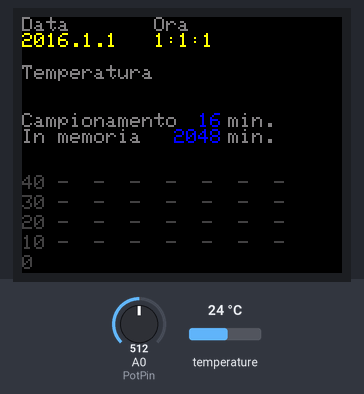
The sketch below on a simulated Arduino Uno, built with avr-gcc and run on an emulated ATmega328P. Parts: 160×128 colour display. The inputs (shaded band) are chosen by the test bench; at power-on: temperature 24 °C, A0 (PotPin) = 512. What the sketch prints to the serial monitor is not drawn.

Above: at 3.6 s.
3.7 s: temperature set to 12 °C
At 7.4 s:
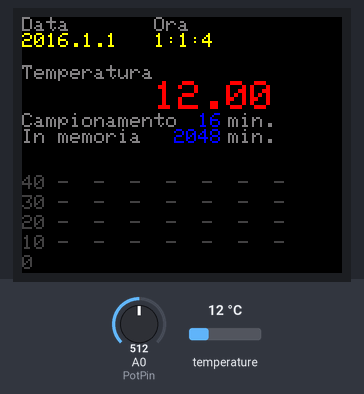
7.7 s: A0 (PotPin) set to 716
At 8.4 s:
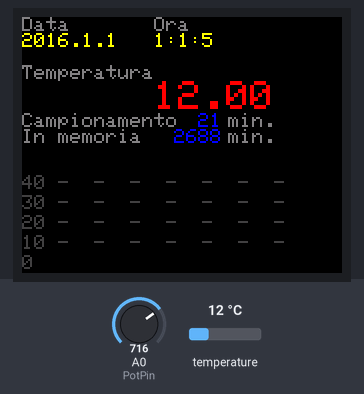
10.9 s: temperature set to 19 °C
At 13.7 s:
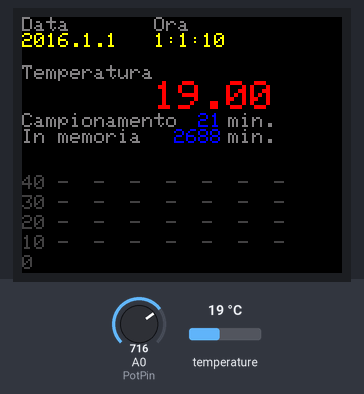
15.7 s: A0 (PotPin) set to 900
At 17.0 s:
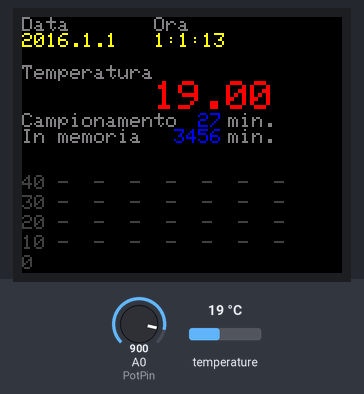
18.9 s: temperature set to 28 °C
At 21.2 s:
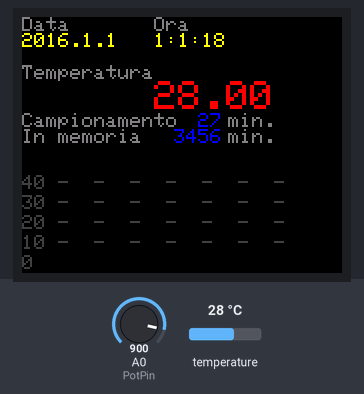
23.6 s: A0 (PotPin) set to 1023
At 24.4 s:
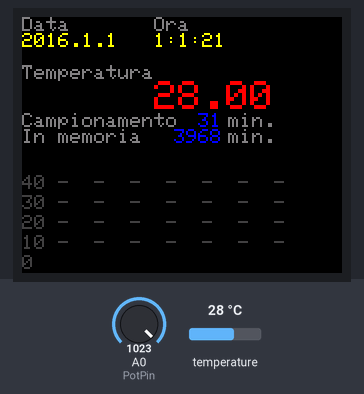
Timing chart, 0 to 26.6 s (numbered marks = the images above; inputs shaded):
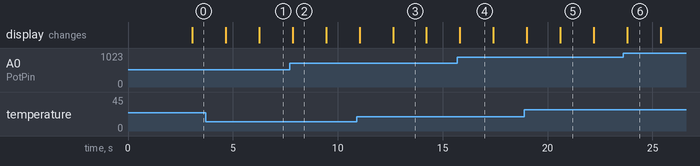

The sketch:

porthable_awle.ino
```cpp
/*
 * Programma per la lettura di una sonda di Temperatura.
 * Oltre alla visualizzazione su schermo TFT LCD dei valori in formato testo,
 * viene realizzato un grafico temporale, con l'ausilio di un ESP8266.
 * Tramite quest'ultimo, i dati delle letture verranno inviati ad un MQTT Broker.
 *
 * Versione OneWire w/ MQTT: porthable AWLE
 * . ATMEGA
 * . DS18B20 (1 Wire)
 * . LCD TFT 1,44"
 * . ESP8266 su seriale standard arduino
 * . Potenziometro per regolazione tempi grafico
 */

#include <TFT.h>  // Arduino LCD library
//#include <SPI.h>
//#include <dht11.h>  // Cambio libreria
//#include <DS1302RTC.h>
//#include <Time.h>
//#include <SoftwareSerial.h> // ESP8266
#include <TimeLib.h>        // Libreria per gestione data/ora
#include <OneWire.h>

// TFT LCD
// pin definition for the LCD (Uno, Nano)
#define cs   10
#define dc   8
#define rst  9

// create an instance of the library
TFT TFTscreen = TFT(cs, dc, rst);

// DHT11, Sensore di temperatura e umidita`
//dht11 DHT;
//#define DHT11_PIN 4

OneWire  ds(4);  // on pin 4 (a 4.7K resistor is necessary)

//int ReadHumidity = 0;
float ReadTemperature = 0;
//int Humidity = 0;
float Temperature = 0;
//int MemReadHumidity = 0;
float MemReadTemperature = 0;
//int MemHumidity = 0;
float MemTemperature = 0;

// Init the DS1302
// Set pins:  CE, IO,CLK
//DS1302RTC RTC(5, 6, 7);

// ESP8266
//SoftwareSerial espSerial(2,3); // RX e` il 2,TX e` il 3, collegati a ESP8266

/*
 * Variabili accessorie per stampe sul display e memorizzazioni
 */
// char array to print to the screen, only Humidity & Temperature ?
char SensorTPrintout[6];
//char SensorHPrintout[3];
char DataPrintout[11];
char TimePrintout[9];

// e memorie ..
//char MemSensorHPrintout[6];
char MemSensorTPrintout[6];
char MemDataPrintout[11];
char MemTimePrintout[9];

int Day = 1;
int Month = 1;
int Year = 2016;
int Hours = 1;
int Minutes = 1;
int Seconds = 1;
int MemSeconds = 0;
int MemMinutes = 1;
int MemHours = 0; // Aggiunta per aggiornamento dell'orario (che non funziona bene ?)
int MemDay = 0;

// int array per creazione grafico
/*
 * Ho dovuto usare degli interi, sia per limitare l'uso di memoria
 * che per ragioni pratiche di stampa del grafico tramite accensione
 * dei pixel dello schermo LCD
 */
int ArrayTemperature[128];
//int ArrayHumidity[128];
int CycleArray = 0; // Valori ciclici da 0 a 127

//Variabili per Potenziometro
int PotPin = A0;
int PotValue = 0;
int TimeGraph = 0;
int MemTimeGraph = 0;
char TimeGraphPrintout[3];
char MemTimeGraphPrintout[3];
// e Grafico
char TotalTimeGraphPrintout[5];
char MemTotalTimeGraphPrintout[5];


void writeTextStatic() {
  /*
   * Le lettere sono alte 7 e larghe 5
   * Quindi considerare 6 di occupazione orizzontale
  */
  // write the static text to the screen
  // set the font color to gray
  TFTscreen.stroke(128, 128, 128);
  // set the font size
  TFTscreen.setTextSize(1);
  // write the text to the top left corner of the screen
  // write the text
  TFTscreen.text("Data       Ora", 0, 0);
  // write the text
  TFTscreen.text("Temperatura", 0, 24);
  // write the text
  TFTscreen.text("Campionamento", 0, 48);
  // write the text
  TFTscreen.text("min.", 103, 48);
  // write the text
  TFTscreen.text("In memoria", 0, 56);
  // write the text
  TFTscreen.text("min.", 103, 56);
  /*
   * Volevo mettere delle tacche, ha senso ?
   * .. write ..
   */
  TFTscreen.stroke(64, 64, 64);  // gray 75%
  //TFTscreen.text("50 -  -  -  -  -  -  -", 0, 69);
  TFTscreen.text("40 -  -  -  -  -  -  -", 0, 79);
  TFTscreen.text("30 -  -  -  -  -  -  -", 0, 89);
  TFTscreen.text("20 -  -  -  -  -  -  -", 0, 99);
  TFTscreen.text("10 -  -  -  -  -  -  -", 0, 109);
  TFTscreen.text("0", 0, 119);

  // set the font color to white
  TFTscreen.stroke(128, 128, 128);
  // set the font size
  TFTscreen.setTextSize(2);
  // write the text
  //TFTscreen.text("%\n ", 103, 16);
  // write the text
  //TFTscreen.text("C\n ", 103, 32);  // Non lo metto, per ragioni "estetiche"

}

/*
 * Era usata dalla RTC, non serve ora.
void print2digits(int number) {
  if (number >= 0 && number < 10)
    Serial.write('0');
  Serial.print(number);
}
 */

void setup() {

  /*
  * Visto che si avvia sempre con orario 1970 ....
  * fisso una data che permetta il corretto funzionamento,
  * altrimenti il grafico inizia sempre all'accensione,
  * mentre deve rispettare la mezz'ora impostata.
  *
  * setTime(Ora,Minuti,Secondi,Giorno,Mese,Anno);
  */
  setTime(Hours,Minutes,Seconds,Day,Month,Year); // alternative to above, yr is 2 or 4 digit yr (2010 or 10 sets year to 2010)

  // Setup Serial connection
  Serial.begin(9600);

  //Serial.println("Serial.begin(9600)");

  // Setup serial ESP8266
  //espSerial.begin(9600);
  //Serial.println("espSerial.begin(9600)");

  //espSerial.setTimeout(15000);

/*
  Serial.println("DS1302RTC Read Test");
  Serial.println("-------------------");

  // Activate RTC module
  Serial.println("RTC module activated");
  Serial.println();
  delay(500);

  if (RTC.haltRTC()) {
    Serial.println("The DS1302 is stopped.  Please run the SetTime");
    Serial.println("example to initialize the time and begin running.");
    Serial.println();
  }
  if (!RTC.writeEN()) {
    Serial.println("The DS1302 is write protected. This normal.");
    Serial.println();
  }
*/

  // TFT
  // Put this line at the beginning of every sketch that uses the GLCD:
  TFTscreen.begin();

  // clear the screen with a black background
  TFTscreen.background(0, 0, 0);

  writeTextStatic();

  delay(2000);
  //Serial.println("* END setup! *");

}

void loop() {

  //Serial.println("* Start LOOP *");
/*
  //RTC
  tmElements_t tm;

  Serial.print("UNIX Time: ");
  Serial.print(RTC.get());

  if (! RTC.read(tm)) {
    Serial.print("  Time = ");
    print2digits(tm.Hour);
    Serial.write(':');
    print2digits(tm.Minute);
    Serial.write(':');
    print2digits(tm.Second);
    Serial.print(", Date (D/M/Y) = ");
    Serial.print(tm.Day);
    Serial.write('/');
    Serial.print(tm.Month);
    Serial.write('/');
    Serial.print(tmYearToCalendar(tm.Year));
    Serial.print(", DoW = ");
    Serial.print(tm.Wday);
    Serial.println();
  } else {
    Serial.println("DS1302 read error!  Please check the circuitry.");
    Serial.println();
    delay(9000);
  }
*/

/* Ho eliminato totalmente la parte DHT11 */

  /* DS18x20 */
  byte i;
  byte present = 0;
  byte type_s;
  byte data[12];
  byte addr[8];
  float celsius, fahrenheit;

  if ( !ds.search(addr)) {
    //Serial.println("No more addresses.");
    //Serial.println();
    ds.reset_search();
    delay(250);
    return;
  }

  //Serial.print("ROM =");
  //for( i = 0; i < 8; i++) {
  //  Serial.write(' ');
  //  Serial.print(addr[i], HEX);
  //}

  //if (OneWire::crc8(addr, 7) != addr[7]) {
  //    Serial.println("CRC is not valid!");
  //    return;
  //}
  //Serial.println();

  // the first ROM byte indicates which chip
  switch (addr[0]) {
    case 0x10:
      //Serial.println("  Chip = DS18S20");  // or old DS1820
      type_s = 1;
      break;
    case 0x28:
      //Serial.println("  Chip = DS18B20");
      type_s = 0;
      break;
    case 0x22:
      //Serial.println("  Chip = DS1822");
      type_s = 0;
      break;
    default:
      //Serial.println("Device is not a DS18x20 family device.");
      return;
  }

  ds.reset();
  ds.select(addr);
  ds.write(0x44, 1);        // start conversion, with parasite power on at the end

  delay(1000);     // maybe 750ms is enough, maybe not
  // we might do a ds.depower() here, but the reset will take care of it.

  present = ds.reset();
  ds.select(addr);
  ds.write(0xBE);         // Read Scratchpad

  //Serial.print("  Data = ");
  //Serial.print(present, HEX);
  //Serial.print(" ");
  for ( i = 0; i < 9; i++) {           // we need 9 bytes
    data[i] = ds.read();
    //Serial.print(data[i], HEX);
    //Serial.print(" ");
  }
  //Serial.print(" CRC=");
  //Serial.print(OneWire::crc8(data, 8), HEX);
  //Serial.println();

  // Convert the data to actual temperature
  // because the result is a 16 bit signed integer, it should
  // be stored to an "int16_t" type, which is always 16 bits
  // even when compiled on a 32 bit processor.
  int16_t raw = (data[1] << 8) | data[0];
  if (type_s) {
    raw = raw << 3; // 9 bit resolution default
    if (data[7] == 0x10) {
      // "count remain" gives full 12 bit resolution
      raw = (raw & 0xFFF0) + 12 - data[6];
    }
  } else {
    byte cfg = (data[4] & 0x60);
    // at lower res, the low bits are undefined, so let's zero them
    if (cfg == 0x00) raw = raw & ~7;  // 9 bit resolution, 93.75 ms
    else if (cfg == 0x20) raw = raw & ~3; // 10 bit res, 187.5 ms
    else if (cfg == 0x40) raw = raw & ~1; // 11 bit res, 375 ms
    //// default is 12 bit resolution, 750 ms conversion time
  }
  celsius = (float)raw / 16.0;
  fahrenheit = celsius * 1.8 + 32.0;
  //Serial.print("  Temperature = ");
  //Serial.print(celsius);
  //Serial.print(" Celsius, ");
  //Serial.print(fahrenheit);
  //Serial.println(" Fahrenheit");
/* END */

ReadTemperature = celsius;

  /*
   * Visto che il valore letto e` incostante, aggiungo un ciclo di conferma
   * prima di memorizzare:
   *
   * Se temperatura letta divera,
   * e se la memoria e` diversa da quella in lettura ..
   * memorizzo,
   * se e` uguale,
   * metto la memoria in "valore ok"
   */
/*
  if (ReadHumidity != Humidity) {
    if (MemReadHumidity != ReadHumidity) {
      MemReadHumidity = ReadHumidity;
    }
    else {
      Humidity = MemReadHumidity;
    }
  }
*/
  if (ReadTemperature != Temperature) {
    if (MemReadTemperature != ReadTemperature) {
      MemReadTemperature = ReadTemperature;
    }
    else {
      Temperature = MemReadTemperature;
    }
  }
  /* Fine controllo e memorizzazione nuovi valori */

  // DISPLAY DATA
  //Serial.print(Humidity, 1);
  //Serial.print(",\t");
  //Serial.println(Temperature, 1);

  // LCD
  // Read the value from DHT11
  //String sensorValH = String(Humidity);
  String sensorValT = String(Temperature);

  // convert the reading to a char array
  //sensorValH.toCharArray(SensorHPrintout, 3);
  sensorValT.toCharArray(SensorTPrintout, 6);

  // Gestione DATA/ORA proveniente da ESP8266 via seriale
  while (Serial.available() > 0) {
    String inString = Serial.readStringUntil('\n');
    //Serial.println(inString);
    // Se la stringa inizia per ... la riga successiva conterra` la data e ora
    if (inString.startsWith("Date:")) {
      Day = Serial.parseInt();
      Month = Serial.parseInt();
      Year = Serial.parseInt();
      Hours = Serial.parseInt();
      Minutes = Serial.parseInt();
      Seconds = Serial.parseInt();
      //Serial.println(now());
    }
    // Ogni ora aggiorno ..
  }

  if (Hours != MemHours) {
    setTime(Hours,Minutes,Seconds,Day,Month,Year); // alternative to above, yr is 2 or 4 digit yr (2010 or 10 sets year to 2010)
    MemHours = Hours;
  }

  /*
   * Queste le devo comunque eseguire ..
   * servono per la conversione in stringa e la stampa sul display
   * (Ho messo i "." come la stringa dell'ESP)
   */
  String DataVal1 = String(year());
  String DataVal2 = String(DataVal1 + "." + month());
  String DataValDay = String(DataVal2 + "." + day());
  String DataVal3 = String(hour());
  String DataVal4 = String(DataVal3 + ":" + minute());
  String DataValTime = String(DataVal4 + ":" + second());
  DataValDay.toCharArray(DataPrintout, 11);
  DataValTime.toCharArray(TimePrintout, 9);

  // set the font size for date/time
  TFTscreen.setTextSize(1);

  // Date/time
  /*
   *  Se valore e` diverso dalla memoria,
   *  [ri]scrivo la memoria e poi il valore,
   *  poi metto la memoria uguale al valore
   */
  if (Day != MemDay) {
    /*Serial.print("Compare: ");
    Serial.print(MemDataPrintout);
    Serial.print(" - ");
    Serial.println(DataPrintout);*/
    // erase the text you just wrote
    TFTscreen.stroke(0, 0, 0);
    TFTscreen.text(MemDataPrintout, 0, 8);
    // set the font color
    TFTscreen.stroke(255, 255, 0);
    // print
    TFTscreen.text(DataPrintout, 0, 8);
    // Memorie
    MemDay = Day;
    strcpy (MemDataPrintout, DataPrintout);
  }

  /*
   * L'utilizzo dei secondi non e` propriamente corretto, perche` potrebbe
   * per pura coincidenza, ripetersi un cambio lettura al medesimo "secondo"
   * ma di un minuto/i successivo/i .. solo che non funziona la comparazione
   * fra le stringhe ..
   */
  if (second() != MemSeconds) {
    /*Serial.print("Compare: ");
    Serial.print(MemTimePrintout);
    Serial.print(" - ");
    Serial.println(TimePrintout);*/
    // erase the text you just wrote
    TFTscreen.stroke(0, 0, 0);
    TFTscreen.text(MemTimePrintout, 66, 8);
    // set the font color
    TFTscreen.stroke(255, 255, 0);
    // print
    TFTscreen.text(TimePrintout, 66, 8);
    // Memorie
    MemSeconds = second();
    strcpy (MemTimePrintout, TimePrintout);
  }

  // set the font size for humidity/temperature
  TFTscreen.setTextSize(2);

/*
  // Humidity
  if (Humidity != MemHumidity) {
    // erase the text you just wrote
    TFTscreen.stroke(0, 0, 0);
    TFTscreen.text(MemSensorHPrintout, 76, 16);
    // set the font color
    TFTscreen.stroke(0, 255, 0);
    // print the sensor value
    TFTscreen.text(SensorHPrintout, 76, 16);
    MemHumidity = Humidity;
    strcpy (MemSensorHPrintout, SensorHPrintout);
  }
*/

  // Temperature
  if (Temperature != MemTemperature) {
    // erase the text you just wrote
    TFTscreen.stroke(0, 0, 0);
    TFTscreen.text(MemSensorTPrintout, 66, 32);
    // set the font color
    TFTscreen.stroke(255, 0, 0);
    // print the sensor value
    TFTscreen.text(SensorTPrintout, 66, 32);  // era 76, lo metto in colonna con l'ora
    Serial.println(SensorTPrintout); // ESP8266
    MemTemperature = Temperature;
    strcpy (MemSensorTPrintout, SensorTPrintout);
  }

  // set the font size for potentiometer
  TFTscreen.setTextSize(1);

  /*
   * Inserisco qua la gestione del potenziometro e del grafico
   */
  PotValue = analogRead(PotPin);
  TimeGraph = map(PotValue,0,1023,1,31);  // da 1 a 30 minuti, ho dovuto restringere il campo causa sensibilita` potenziometro
  // Potenziometro
  String stringTimeGraph = String(TimeGraph);
  // convert the reading to a char array
  stringTimeGraph.toCharArray(TimeGraphPrintout, 3);
  // Grafico
  String stringTimeGraph128 = String(TimeGraph * 128);
  // convert the reading to a char array
  stringTimeGraph128.toCharArray(TotalTimeGraphPrintout, 5);
  if (TimeGraph != MemTimeGraph) {
    // erase the text you just wrote
    TFTscreen.stroke(0, 0, 0);
    TFTscreen.text(MemTimeGraphPrintout, 88, 48);
    TFTscreen.text(MemTotalTimeGraphPrintout, 76, 56);
    // set the font color
    TFTscreen.stroke(0, 0, 255);
    // print the sensor value
    TFTscreen.text(TimeGraphPrintout, 88, 48);
    TFTscreen.text(TotalTimeGraphPrintout, 76, 56);
    MemTimeGraph = TimeGraph;
    strcpy (MemTimeGraphPrintout, TimeGraphPrintout);
    strcpy (MemTotalTimeGraphPrintout, TotalTimeGraphPrintout);
  }

  /*
   * Devo stare attento perche` questa routine dev'essere eseguita
   * una sola volta, quindi: ATTENZIONE alle condizioni!
   *
   * Aggiorno ogni X-minuto/i non m'interessa da quando ho acceso,
   * preferisco sia "fisso", come i termostati in casa ..
   *
   * Aggiorna una sola volta nello stesso minuto,
   * e aggiorna solo se la divisione non da` resto
   */
  if (minute() != MemMinutes && (minute() % TimeGraph == 0)) {
    // Stampa array su LCD
    /*
    * Stampa i 128 (come i pixel) valori di temperatura e umidita`,
    * creando un grafico.
    * Al solito, devo prima eliminare la scritta precedente
    * e poi mettere la nuova.
    *
    * Scrivo da sinistra a destra, quindi devo partire dal piu` "alto" e scendere (sottrarre)
    * L'aggiornamento dell'array invece, posso farlo normalmente.
    * Introduzione i valori negativi nella scala, predispongo per un -5 massimo,
    * quindi devo sottrarre 5 ai valori "punto" da stampare, perche devo 'alzare' il punto,
    * perche` shiftero` in alto il grafico.
    */
    // Prima cancello le scritte
    TFTscreen.stroke(0, 0, 0);
    for (CycleArray = 127; CycleArray >= 0; CycleArray--) {
      //TFTscreen.point(CycleArray, 127 - ArrayHumidity[CycleArray]);
      TFTscreen.point(CycleArray, 127 - ArrayTemperature[CycleArray] - 5 ); // Potevo cambiare 127, ma per chiarezza ...
    }
    // Poi shifto e aggiorno con l'ultimo valore
    for (CycleArray = 0; CycleArray <= 126; CycleArray++) {
      //ArrayHumidity[CycleArray] = ArrayHumidity[CycleArray+1];
      ArrayTemperature[CycleArray] = ArrayTemperature[CycleArray+1];
    }
    // Quando finisce e` al 127 e posso scrivere il dato nuovo
    //ArrayHumidity[CycleArray] = Humidity;
    ArrayTemperature[CycleArray] = int(Temperature);  // Intero perche` tanto il grafico non gestisce i numeri con la virgola
    // Memorizzo il tempo attuale
    MemMinutes = minute();
    // Scrivo ..
    for (CycleArray = 127; CycleArray >= 0; CycleArray--) {
      //TFTscreen.stroke(0, 255, 0);
      //TFTscreen.point(CycleArray, 127 - ArrayHumidity[CycleArray]);
      TFTscreen.stroke(255, 0, 0);
      TFTscreen.point(CycleArray, 127 - ArrayTemperature[CycleArray] - 5 ); // Anche qua, ovviamente il "- 5"
    }
  }

  /*
   * Mi sa che i delay serva per la stabilita` delle letture
   * Cerco di tenerlo il piu` basso possibile, a 200 funziona, metto 300 per sicurezza
   */
  delay(300);
}
```

Measured:
- what the display in image 5 shows lasts 1.6 s, from 20.6 s to 22.2 s
